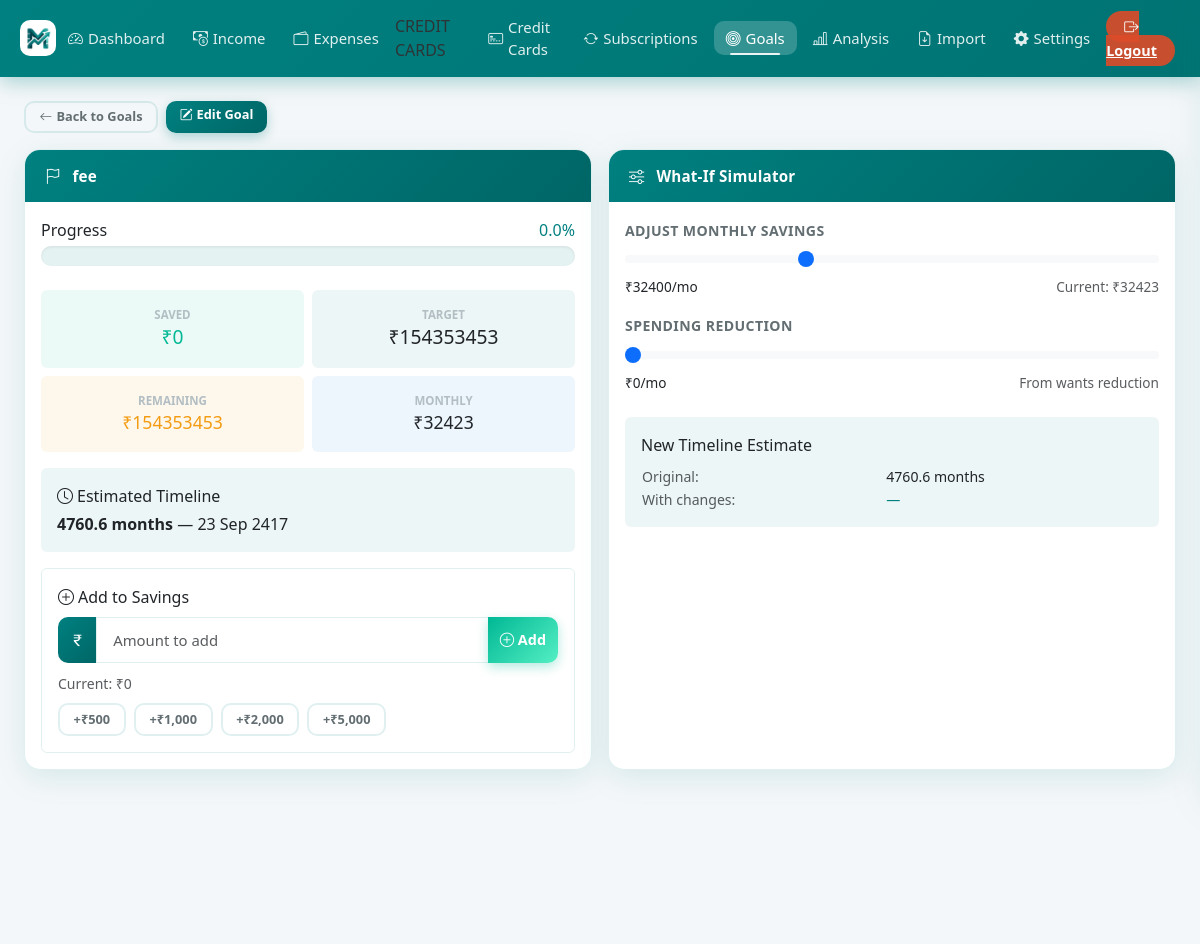
Before: /goal/3 (signed in, upper part) with the older database file.
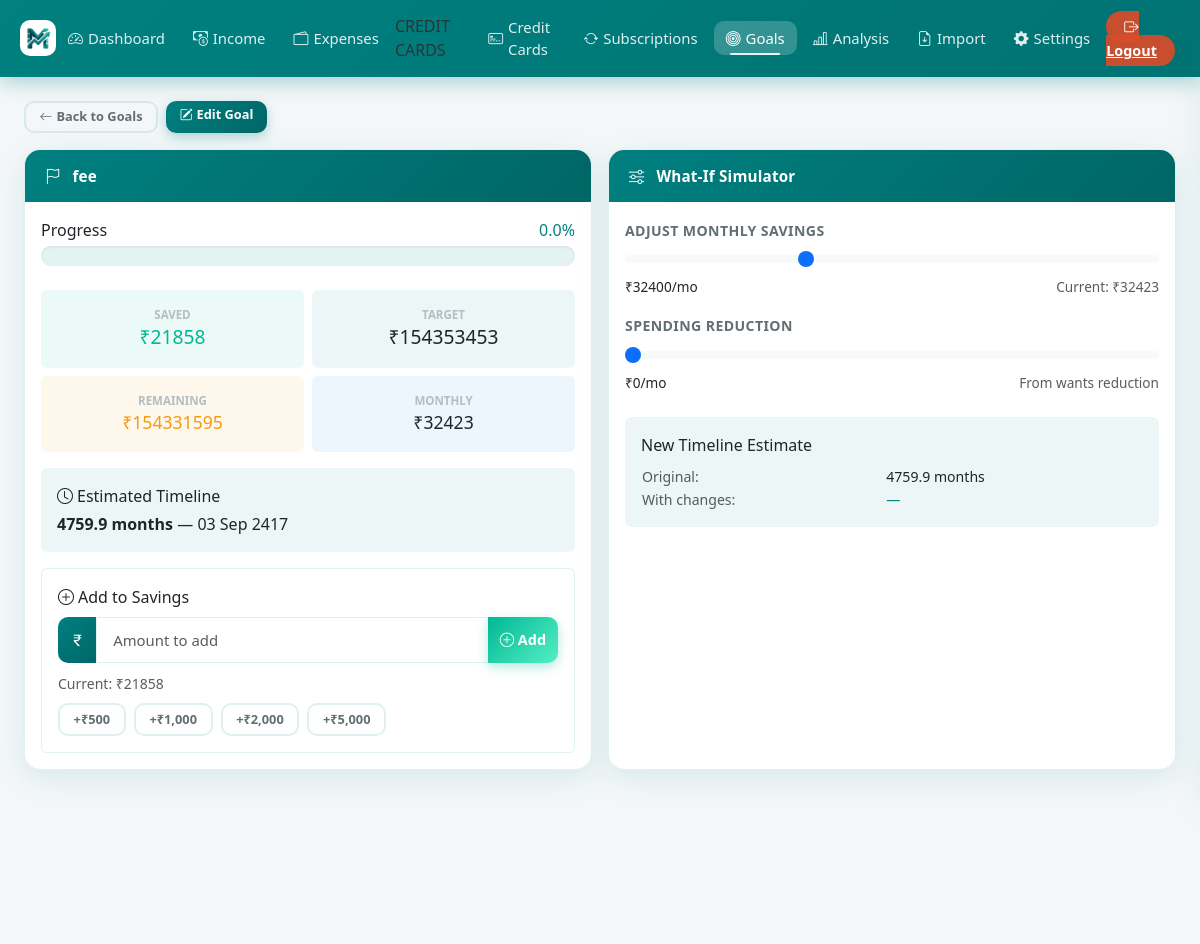
After: the same page with the newer database file.
### models.py (models this page shows)
class Goal(db.Model):
    id = db.Column(db.Integer, primary_key=True)
    user_id = db.Column(
        db.Integer, db.ForeignKey("user.id"), nullable=False, index=True
    )
    name = db.Column(db.String(200), nullable=False)
    target_amount = db.Column(db.Float, nullable=False)
    saved_amount = db.Column(db.Float, default=0.0)
    monthly_savings = db.Column(db.Float, default=0.0)
    target_date = db.Column(db.DateTime, nullable=True)
    priority = db.Column(db.String(10), default="medium", nullable=False)
    created_at = db.Column(db.DateTime, default=_now)
    @property
    def remaining_amount(self):
        return max(0, self.target_amount - self.saved_amount)
    @property
    def progress_percentage(self):
        if self.target_amount == 0:
            return 0
        return min(100, (self.saved_amount / self.target_amount) * 100)
    @property
    def estimated_months(self):
        if self.monthly_savings <= 0:
            return float("inf")
        return self.remaining_amount / self.monthly_savings
    @property
    def estimated_date(self):
        if self.estimated_months == float("inf"):
            return None
        return datetime.now(timezone.utc).replace(tzinfo=None) + timedelta(
            days=30 * self.estimated_months
        )

### app.py (the view, shortened to what this page needs)
@app.route("/goal/<int:id>", methods=["GET", "POST"])
@login_required
def goal_detail(id):
    goal = db.get_or_404(Goal, id)
    if goal.user_id != current_user.id:
        flash("Unauthorized access.", "danger")
        return redirect(url_for("goals"))
    form = SavingsUpdateForm()
    suggestions = get_spending_suggestions(current_user.id, goal)
    milestones = []
    if goal.monthly_savings > 0:
        for month in range(1, min(13, int(goal.estimated_months) + 1)):
            milestone_date = datetime.now(timezone.utc).replace(
                tzinfo=None
            ) + timedelta(days=30 * month)
            milestone_amount = goal.saved_amount + (goal.monthly_savings * month)
            milestones.append(
                {
                    "month": month,
                    "date": milestone_date,
                    "amount": min(milestone_amount, goal.target_amount),
                }
            )
    return render_template(
        "goal_detail.html",
        goal=goal,
        form=form,
        suggestions=suggestions,
        milestones=milestones,
    )

### forms.py
class SavingsUpdateForm(FlaskForm):
    saved_amount = FloatField(
        "Amount Saved (₹)", validators=[DataRequired(), NumberRange(min=0)]
    )
    submit = SubmitField("Add to Savings")

### app.py (called while the page is built)
@login_manager.user_loader
def load_user(user_id):
    return db.session.get(User, int(user_id))

    def __call__(self, environ, start_response):
        if environ.get("PATH_INFO") not in self._PWA_PATHS:
            return self.wsgi_app(environ, start_response)
        def _start_response(status, headers, exc_info=None):
            out = []
            for name, value in headers:
                if name.lower() == "vary":
                    parts = [p.strip() for p in value.split(",")
                             if p.strip().lower() != "cookie"]
                    value = ", ".join(parts) or "Accept-Encoding"
                out.append((name, value))
            return start_response(status, out, exc_info)
        return self.wsgi_app(environ, _start_response)

### templates/goal_detail.html (shortened to what this page needs)
{% extends "base.html" %}
{% block content %}
<div class="mb-3 reveal d-flex gap-2">
  <a href="{{ url_for('goals') }}" class="btn btn-outline-secondary btn-sm">
    <i class="bi bi-arrow-left me-1"></i>Back to Goals
  </a>
  <a href="{{ url_for('edit_goal', id=goal.id) }}" class="btn btn-primary btn-sm">
    <i class="bi bi-pencil-square me-1"></i>Edit Goal
  </a>
</div>
<div class="row g-3">
  <div class="col-md-6">
    <div class="card h-100 reveal">
      <div class="card-header"><i class="bi bi-flag me-1"></i>{{ goal.name }}</div>
      <div class="card-body">
        <div class="mb-4">
          <div class="d-flex justify-content-between mb-1">
            <span class="fw-600">Progress</span>
            <span class="fw-700" style="color:var(--brand-primary);">{{ "%.1f"|format(goal.progress_percentage)
              }}%</span>
          </div>
          <div class="progress" style="height:20px;">
          </div>
        </div>
        <div class="row g-2 mb-3">
          <div class="col-6">
            <div class="p-3 rounded text-center" style="background:rgba(0,184,148,0.08);">
              <div style="font-size:0.72rem;font-weight:700;text-transform:uppercase;color:var(--text-muted);">Saved
              </div>
              <div class="fw-700" style="font-size:1.2rem;color:#00b894;">₹{{ "%.0f"|format(goal.saved_amount) }}</div>
            </div>
          </div>
          <div class="col-6">
            <div class="p-3 rounded text-center" style="background:rgba(0, 128, 128,0.07);">
              <div style="font-size:0.72rem;font-weight:700;text-transform:uppercase;color:var(--text-muted);">Target
              </div>
              <div class="fw-700" style="font-size:1.2rem;">₹{{ "%.0f"|format(goal.target_amount) }}</div>
            </div>
          </div>
          <div class="col-6">
            <div class="p-3 rounded text-center" style="background:rgba(243,156,18,0.08);">
              <div style="font-size:0.72rem;font-weight:700;text-transform:uppercase;color:var(--text-muted);">Remaining
              </div>
              <div class="fw-700" style="font-size:1.1rem;color:#f39c12;">₹{{ "%.0f"|format(goal.remaining_amount) }}
              </div>
            </div>
          </div>
          <div class="col-6">
            <div class="p-3 rounded text-center" style="background:rgba(9,132,227,0.07);">
              <div style="font-size:0.72rem;font-weight:700;text-transform:uppercase;color:var(--text-muted);">Monthly
              </div>
              <div class="fw-700" style="font-size:1.1rem;">₹{{ "%.0f"|format(goal.monthly_savings) }}</div>
            </div>
          </div>
        </div>
        {% if goal.monthly_savings > 0 %}
        <div class="p-3 rounded mb-3" style="background:rgba(0, 128, 128,0.07);">
          <div class="fw-600 mb-1"><i class="bi bi-clock me-1"></i>Estimated Timeline</div>
          <div>
            <strong>{{ "%.1f"|format(goal.estimated_months) }} months</strong>
            {% if goal.estimated_date %}
            &mdash; {{ goal.estimated_date.strftime('%d %b %Y') }}
            {% endif %}
          </div>
      </div>
      {% endif %}
      <div class="p-3 rounded" style="border:1.5px solid var(--border-color);">
        <div class="fw-600 mb-2"><i class="bi bi-plus-circle me-1"></i>Add to Savings</div>
        <form method="POST">
          <div class="input-group mb-2">
            <span class="input-group-text"><i class="bi bi-currency-rupee"></i></span>
            {{ form.saved_amount(class="form-control", placeholder="Amount to add", step="0.01", min="0") }}
            <button type="submit" class="btn btn-success">
              <i class="bi bi-plus-circle"></i> Add
            </button>
          </div>
          <small class="text-muted">Current: ₹{{ "%.0f"|format(goal.saved_amount) }}</small>
        </form>
        <div class="mt-2 d-flex gap-2 flex-wrap">
          <button class="btn btn-sm btn-outline-secondary quick-add" data-amount="500">+₹500</button>
          <button class="btn btn-sm btn-outline-secondary quick-add" data-amount="1000">+₹1,000</button>
          <button class="btn btn-sm btn-outline-secondary quick-add" data-amount="2000">+₹2,000</button>
          <button class="btn btn-sm btn-outline-secondary quick-add" data-amount="5000">+₹5,000</button>
        </div>
      </div>
    </div>
  </div>
</div>
<div class="col-md-6">
  <div class="card h-100 reveal reveal-delay-1">
    <div class="card-header"><i class="bi bi-sliders me-1"></i> What-If Simulator</div>
    <div class="card-body">
      <div class="mb-3">
        <label class="form-label">Adjust Monthly Savings</label>
        <input type="range" class="form-range" id="monthlySlider" min="0"
          max="{{ goal.monthly_savings * 3 if goal.monthly_savings > 0 else 10000 }}" value="{{ goal.monthly_savings }}"
          step="100">
        <div class="d-flex justify-content-between" style="font-size:0.85rem;">
          <span class="fw-600">₹<span id="monthlyValue">{{ "%.0f"|format(goal.monthly_savings) }}</span>/mo</span>
          <span class="text-muted">Current: ₹{{ "%.0f"|format(goal.monthly_savings) }}</span>
        </div>
      </div>
      <div class="mb-4">
        <label class="form-label">Spending Reduction</label>
        <input type="range" class="form-range" id="reductionSlider" min="0" max="10000" value="0" step="100">
        <div class="d-flex justify-content-between" style="font-size:0.85rem;">
          <span class="fw-600">₹<span id="reductionValue">0</span>/mo</span>
          <span class="text-muted">From wants reduction</span>
        </div>
      </div>
      <div class="p-3 rounded mb-3" style="background:rgba(0, 128, 128,0.07);">
        <div class="fw-600 mb-2">New Timeline Estimate</div>
        <table style="width:100%;font-size:0.88rem;">
          <tr>
            <td class="text-muted">Original:</td>
            <td class="fw-600">
              {% if goal.monthly_savings > 0 %}{{ "%.1f"|format(goal.estimated_months) }} months
              {% else %}—{% endif %}
            </td>
          </tr>
          <tr>
            <td class="text-muted">With changes:</td>
            <td class="fw-700" id="newTime" style="color:var(--brand-primary);">—</td>
          </tr>
        </table>
      </div>
    </div>
  </div>
</div>
</div>
{% endblock %}

### templates/base.html (shortened to what this page needs)
<!doctype html>
<html lang="en">
<head>
  <link href="https://cdn.jsdelivr.net/npm/bootstrap@5.3.0/dist/css/bootstrap.min.css" rel="stylesheet">
  <link rel="stylesheet" href="https://cdn.jsdelivr.net/npm/bootstrap-icons@1.11.3/font/bootstrap-icons.min.css">
  <link rel="stylesheet" href="{{ url_for('static', filename='style.css') }}?v=15">
</head>
<body>
  <nav class="creative-navbar">
    <div class="nav-inner">
      <a class="brand-logo" href="{{ url_for('index') }}">
        <img src="{{ url_for('static', filename='logo.png') }}" alt="Money Mate" class="brand-logo-img">
      </a>
      <ul class="desktop-nav-links">
        {% if current_user.is_authenticated %}
        <li><a class="nav-link {% if request.endpoint == 'dashboard' %}active-nav{% endif %}"
            href="{{ url_for('dashboard') }}"><i class="bi bi-speedometer2"></i> Dashboard</a></li>
        <li><a class="nav-link {% if request.endpoint in ('add_income','edit_income') %}active-nav{% endif %}"
            href="{{ url_for('add_income') }}"><i class="bi bi-cash-coin"></i> Income</a></li>
        <li><a class="nav-link {% if request.endpoint in ('add_expense','edit_expense') %}active-nav{% endif %}"
            href="{{ url_for('add_expense') }}"><i class="bi bi-wallet2"></i> Expenses</a></li>
        <li class="nav-section-label">CREDIT CARDS</li>
        <li><a class="nav-link {% if request.endpoint == 'credit_cards' %}active-nav{% endif %}"
            href="{{ url_for('credit_cards') }}"><i class="bi bi-credit-card-2-front"></i> Credit Cards</a></li>
        <li><a class="nav-link {% if request.endpoint == 'subscriptions' %}active-nav{% endif %}"
            href="{{ url_for('subscriptions') }}"><i class="bi bi-arrow-repeat"></i> Subscriptions</a></li>
        <li><a
            class="nav-link {% if request.endpoint in ('goals','add_goal','edit_goal','goal_detail') %}active-nav{% endif %}"
            href="{{ url_for('goals') }}"><i class="bi bi-bullseye"></i> Goals</a></li>
        <li><a class="nav-link {% if request.endpoint == 'analysis' %}active-nav{% endif %}"
            href="{{ url_for('analysis') }}"><i class="bi bi-bar-chart-line"></i> Analysis</a></li>
        <li><a class="nav-link {% if request.endpoint == 'email_import' %}active-nav{% endif %}"
            href="{{ url_for('email_import') }}"><i class="bi bi-file-earmark-arrow-down"></i> Import</a></li>
        <li>
          <a class="nav-link {% if request.endpoint in ('settings','setup_mpin','change_mpin','change_password','change_email','request_account_info') %}active-nav{% endif %}"
            href="{{ url_for('settings') }}" title="Settings">
            <i class="bi bi-gear-fill"></i> Settings
          </a>
        </li>
        <li>
          <a class="btn-logout" href="{{ url_for('logout') }}">
            <i class="bi bi-box-arrow-right"></i> Logout
          </a>
        </li>
        {% endif %}
      </ul>
    </div>
  </nav>
  <main class="container-xxl my-4 px-4">
    {% block content %}{% endblock %}
  </main>
</body>
</html>

Changed rows visible on the page:
changed Goal "fee": saved_amount "0" → "21858"; remaining_amount "154353453" → "154331595"; estimated_months "4760.6" → "4759.9"; estimated_date "23 Sep 2417" → "03 Sep 2417"
